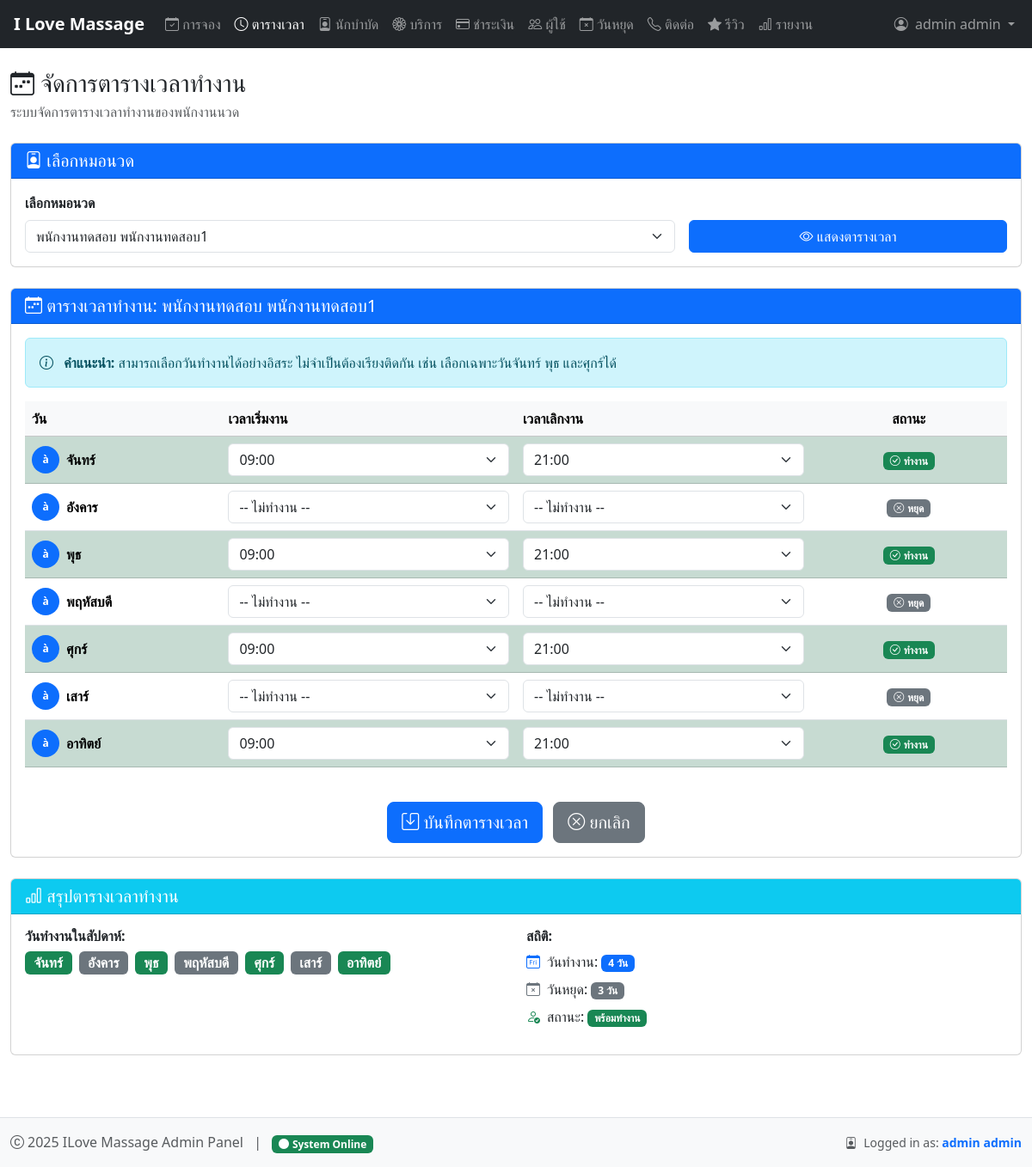
The page /admin/manage_schedule.php?therapist_id=11 (signed in) on the database its author committed.
### tables this page shows
CREATE TABLE `therapists` (
  `therapist_id` int(11) NOT NULL,
  `full_name` varchar(100) NOT NULL,
  `phone` varchar(20) DEFAULT NULL,
  `specialization` text DEFAULT NULL,
  `image_url` varchar(255) DEFAULT NULL,
  `is_available` tinyint(1) DEFAULT 1,
  `created_at` timestamp NOT NULL DEFAULT current_timestamp(),
  `updated_at` timestamp NOT NULL DEFAULT current_timestamp() ON UPDATE current_timestamp()
);

CREATE TABLE `working_hours` (
  `working_hour_id` int(11) NOT NULL,
  `therapist_id` int(11) NOT NULL,
  `day_of_week` enum('Monday','Tuesday','Wednesday','Thursday','Friday','Saturday','Sunday') NOT NULL,
  `start_time` time NOT NULL,
  `end_time` time NOT NULL
);

### admin/includes/db_helper.php (called while the page is built, shortened)
<?php
class DatabaseHelper {
    private $conn;
    public function __construct($connection) {
        $this->conn = $connection;
    }
    public function execute($sql, $params = [], $types = '') {
        $stmt = $this->conn->prepare($sql);
        if (!empty($params)) {
            $stmt->bind_param($types, ...$params);
        }
        $result = $stmt->execute();
        return $stmt;
    }
    public function fetchAll($sql, $params = [], $types = '') {
        $stmt = $this->execute($sql, $params, $types);
        $result = $stmt->get_result();
        $rows = [];
        while ($row = $result->fetch_assoc()) {
            $rows[] = $row;
        }
        return $rows;
    }
}
?>

### admin/manage_schedule.php (the view, shortened to what this page needs)
<?php
require_once '../config/database.php';
require_once 'includes/db_helper.php';
$db = new DatabaseHelper($conn);
$therapists = [];
try {
    $therapists = $db->fetchAll("SELECT * FROM therapists ORDER BY full_name");
} catch (Exception $e) {
    logError('Failed to fetch therapists: ' . $e->getMessage());
    $error = 'ไม่สามารถโหลดข้อมูลหมอนวดได้';
}
$working_hours = [];
if (isset($_GET['therapist_id'])) {
    $therapist_id = filter_var($_GET['therapist_id'], FILTER_VALIDATE_INT);
    if ($therapist_id) {
        try {
            $schedule_sql = "SELECT * FROM working_hours WHERE therapist_id = ? ORDER BY
                             FIELD(day_of_week, 'Monday', 'Tuesday', 'Wednesday', 'Thursday', 'Friday', 'Saturday', 'Sunday')";
            $working_hours = $db->fetchAll($schedule_sql, [$therapist_id], 'i');
        } catch (Exception $e) {
            logError('Failed to fetch working hours: ' . $e->getMessage(), ['therapist_id' => $therapist_id]);
            $error = 'ไม่สามารถโหลดข้อมูลตารางเวลาได้';
        }
    }
}
?>
<!DOCTYPE html>
<html lang="th">
<head>
    <?php include '../templates/admin-head.php'; ?>
</head>
<body>
    <?php include '../templates/navbar-admin.php'; ?>
    <div class="container-fluid py-4">
        <div class="d-flex justify-content-between align-items-center mb-4">
            <div>
                <h1 class="h3 mb-1"><i class="bi bi-calendar-week"></i> จัดการตารางเวลาทำงาน</h1>
                <p class="text-muted mb-0">ระบบจัดการตารางเวลาทำงานของพนักงานนวด</p>
            </div>
        </div>
        <div class="card mb-4">
            <div class="card-header bg-primary text-white">
                <h5 class="mb-0"><i class="bi bi-person-badge"></i> เลือกหมอนวด</h5>
            </div>
            <div class="card-body">
                <form method="GET" class="row g-3 align-items-end">
                    <div class="col-md-8">
                        <label class="form-label fw-semibold">เลือกหมอนวด</label>
                        <select name="therapist_id" class="form-select" onchange="this.form.submit()" required>
                            <?php foreach ($therapists as $therapist): ?>
                                <option value="<?= $therapist['therapist_id'] ?>"
                                    <?= isset($_GET['therapist_id']) && $_GET['therapist_id'] == $therapist['therapist_id'] ? 'selected' : '' ?>>
                                    <?= htmlspecialchars($therapist['full_name']) ?>
                                </option>
                            <?php endforeach; ?>
                        </select>
                    </div>
                    <div class="col-md-4">
                        <button type="submit" class="btn btn-primary w-100">
                            <i class="bi bi-eye"></i> แสดงตารางเวลา
                        </button>
                    </div>
                </form>
            </div>
        </div>
        <?php if (isset($_GET['therapist_id']) && !empty($therapists)):
            $selected_therapist = null;
            foreach ($therapists as $t) {
                if ($t['therapist_id'] == $_GET['therapist_id']) {
                    $selected_therapist = $t;
                    break;
                }
            }
            if (!$selected_therapist):
        ?>
                <div class="alert alert-warning">
                    <i class="bi bi-exclamation-triangle me-2"></i>
                    ไม่พบข้อมูลนักบำบัดที่เลือก กรุณาเลือกนักบำบัดใหม่
                </div>
        <?php else: ?>
            <div class="card mb-4">
                <div class="card-header bg-primary text-white">
                    <h5 class="mb-0">
                        <i class="bi bi-calendar-week"></i> ตารางเวลาทำงาน: <?= htmlspecialchars($selected_therapist['full_name']) ?>
                    </h5>
                </div>
                <div class="card-body">
                    <div class="alert alert-info mb-3">
                        <i class="bi bi-info-circle me-2"></i>
                        <strong>คำแนะนำ:</strong> สามารถเลือกวันทำงานได้อย่างอิสระ ไม่จำเป็นต้องเรียงติดกัน เช่น เลือกเฉพาะวันจันทร์ พุธ และศุกร์ได้
                    </div>
                    <form method="POST" id="scheduleForm">
                        <div class="table-responsive">
                            <table class="table table-hover table-striped align-middle">
                                <thead class="table-light">
                                    <tr>
                                        <th class="w-20">วัน</th>
                                        <th class="w-30">เวลาเริ่มงาน</th>
                                        <th class="w-30">เวลาเลิกงาน</th>
                                        <th class="w-20 text-center">สถานะ</th>
                                    </tr>
                                </thead>
                                <tbody>
                                    <?php
                                    $days_of_week = ['Monday', 'Tuesday', 'Wednesday', 'Thursday', 'Friday', 'Saturday', 'Sunday'];
                                    $day_names = [
                                        'Monday' => 'จันทร์',
                                        'Tuesday' => 'อังคาร',
                                        'Wednesday' => 'พุธ',
                                        'Thursday' => 'พฤหัสบดี',
                                        'Friday' => 'ศุกร์',
                                        'Saturday' => 'เสาร์',
                                        'Sunday' => 'อาทิตย์'
                                    ];
                                    foreach ($days_of_week as $day):
                                        $existing_schedule = null;
                                        foreach ($working_hours as $schedule) {
                                            if ($schedule['day_of_week'] == $day) {
                                                $existing_schedule = $schedule;
                                                break;
                                            }
                                        }
                                        $is_active = $existing_schedule ? 'table-success' : '';
                                    ?>
                                        <tr class="<?= $is_active ?>">
                                            <td class="fw-semibold">
                                                <div class="d-flex align-items-center">
                                                    <div class="badge bg-primary rounded-circle me-2 d-flex align-items-center justify-content-center" style="width: 32px; height: 32px;">
                                                        <?= substr($day_names[$day], 0, 1) ?>
                                                    </div>
                                                    <div>
                                                        <?= $day_names[$day] ?>
                                                    </div>
                                                </div>
                                            </td>
                                            <td>
                                                <select name="start_time[]" class="form-select" data-day="<?= $day ?>">
                                                    <option value="">-- ไม่ทำงาน --</option>
                                                    <?php for ($hour = 9; $hour <= 21; $hour++): ?>
                                                        <?php
                                                        $time_value = sprintf('%02d:00:00', $hour);
                                                        $time_display = sprintf('%02d:00', $hour);
                                                        ?>
                                                        <option value="<?= $time_value ?>"
                                                            <?= $existing_schedule && $existing_schedule['start_time'] == $time_value ? 'selected' : '' ?>>
                                                            <?= $time_display ?>
                                                        </option>
                                                    <?php endfor; ?>
                                                </select>
                                            </td>
                                            <td>
                                                <select name="end_time[]" class="form-select" data-day="<?= $day ?>">
                                                    <option value="">-- ไม่ทำงาน --</option>
                                                    <?php for ($hour = 9; $hour <= 21; $hour++): ?>
                                                        <?php
                                                        $time_value = sprintf('%02d:00:00', $hour);
                                                        $time_display = sprintf('%02d:00', $hour);
                                                        ?>
                                                        <option value="<?= $time_value ?>"
                                                            <?= $existing_schedule && $existing_schedule['end_time'] == $time_value ? 'selected' : '' ?>>
                                                            <?= $time_display ?>
                                                        </option>
                                                    <?php endfor; ?>
                                                </select>
                                            </td>
                                            <td class="text-center">
                                                <span class="status-badge">
                                                    <?php if ($existing_schedule): ?>
                                                        <span class="badge bg-success">
                                                            <i class="bi bi-check-circle me-1"></i>ทำงาน
                                                        </span>
                                                    <?php else: ?>
                                                        <span class="badge bg-secondary">
                                                            <i class="bi bi-x-circle me-1"></i>หยุด
                                                        </span>
                                                    <?php endif; ?>
                                                </span>
                                            </td>
                                        </tr>
                                    <?php endforeach; ?>
                                </tbody>
                            </table>
                        </div>
                        <div class="text-center mt-4">
                            <button type="submit" class="btn btn-primary btn-lg me-2">
                                <i class="bi bi-save"></i> บันทึกตารางเวลา
                            </button>
                            <a href="manage_schedule.php" class="btn btn-secondary btn-lg">
                                <i class="bi bi-x-circle"></i> ยกเลิก
                            </a>
                        </div>
                    </form>
                </div>
            </div>
            <div class="card">
                <div class="card-header bg-info text-white">
                    <h5 class="mb-0"><i class="bi bi-bar-chart"></i> สรุปตารางเวลาทำงาน</h5>
                </div>
                <div class="card-body">
                    <div class="row">
                        <div class="col-md-6">
                            <h6 class="fw-bold">วันทำงานในสัปดาห์:</h6>
                            <div class="d-flex flex-wrap gap-2 mt-2">
                                <?php
                                $working_days = 0;
                                foreach ($days_of_week as $day) {
                                    $has_schedule = false;
                                    foreach ($working_hours as $schedule) {
                                        if ($schedule['day_of_week'] == $day) {
                                            $has_schedule = true;
                                            $working_days++;
                                            break;
                                        }
                                    }
                                    ?>
                                    <span class="badge <?= $has_schedule ? 'bg-success' : 'bg-secondary' ?> fs-6">
                                        <?= $day_names[$day] ?>
                                    </span>
                                <?php } ?>
                            </div>
                        </div>
                        <div class="col-md-6">
                            <h6 class="fw-bold">สถิติ:</h6>
                            <ul class="list-unstyled">
                                <li class="mb-2"><i class="bi bi-calendar-day text-primary me-2"></i>วันทำงาน: <span class="badge bg-primary"><?= $working_days ?> วัน</span></li>
                                <li class="mb-2"><i class="bi bi-calendar-x text-secondary me-2"></i>วันหยุด: <span class="badge bg-secondary"><?= 7 - $working_days ?> วัน</span></li>
                                <li class="mb-2"><i class="bi bi-person-check text-success me-2"></i>สถานะ: <span class="badge <?= isset($selected_therapist['is_available']) && $selected_therapist['is_available'] ? 'bg-success' : 'bg-danger' ?>"><?= isset($selected_therapist['is_available']) && $selected_therapist['is_available'] ? 'พร้อมทำงาน' : 'ไม่ว่าง' ?></span></li>
                            </ul>
                        </div>
                    </div>
                </div>
            </div>
        <?php
            endif;
        endif; ?>
    </div>
    <?php include '../templates/footer-admin.php'; ?>
</body>
</html>

### admin/css/admin-simple.css (style rules this page uses)
.container-fluid { max-width: 1400px; }
.w-20 { width: 20%; }
.w-30 { width: 30%; }

### rows shown on the page
therapists: full_name "พนักงานทดสอบ พนักงานทดสอบ1"
working_hours: start_time "09:00", end_time "21:00"
working_hours: start_time "09:00", end_time "21:00"
working_hours: start_time "09:00", end_time "21:00"
working_hours: start_time "09:00", end_time "21:00"

### other values the page prints
$_SESSION['full_name'] "admin admin"
substr($day_names[$day], 0, 1) "à"
$day_names[$day] "จันทร์"
$day_names[$day] "อังคาร"
$day_names[$day] "พุธ"
$day_names[$day] "พฤหัสบดี"
$day_names[$day] "ศุกร์"
$day_names[$day] "เสาร์"
$day_names[$day] "อาทิตย์"
$working_days "4"
7 - $working_days "3"
form field therapist_id "พนักงานทดสอบ พนักงานทดสอบ1"
